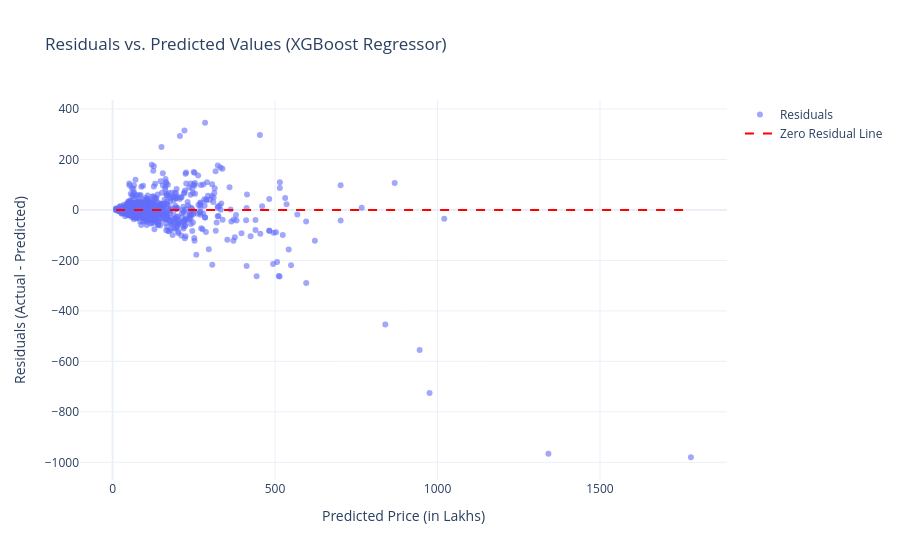

This figure's notebook cell:
### Markdown cell above
## 11. Explain Residuals and How to Visualize It. Compare Metrics to Suggest Improvements.

### What are Residuals?

**Residuals** are the differences between the observed (actual) values of the target variable and the values predicted by the model.
`Residual = Actual Value - Predicted Value` (or `e_i = y_i - ŷ_i`)

Residuals are crucial for evaluating how well a regression model fits the data. Ideally, residuals should be randomly scattered around zero, indicating that the model captures the underlying pattern well and there's no systematic error.

### How to Visualize Residuals

Two common ways to visualize residuals are:

1.  **Residuals vs. Predicted Values Plot:**
    *   **Purpose:** To check for homoscedasticity (constant variance of errors) and linearity.
    *   **Ideal Pattern:** Random scatter of points around the horizontal line at zero, with no discernible pattern (e.g., funnel shape, curved pattern).
    *   **What to look for:**
        *   **Funnel shape:** Indicates heteroscedasticity (variance of errors changes with predicted values), violating an assumption of linear regression.
        *   **Curved pattern:** Suggests that the model is missing a non-linear relationship in the data, implying that a linear model might not be appropriate or that important non-linear features are missing.
        *   **Outliers:** Points far away from the zero line represent data points where the model made very large errors.

2.  **Histogram of Residuals (or Q-Q Plot):**
    *   **Purpose:** To check if the residuals are normally distributed.
    *   **Ideal Pattern:** The histogram should approximate a bell-shaped curve centered at zero, indicating that the errors are normally distributed.
    *   **What to look for:** Skewness, multiple peaks, or heavy tails indicate departures from normality, which might affect the validity of certain statistical tests or the efficiency of models assuming normality.

Let's visualize the residuals for one of our better-performing models, e.g., XGBoost.

### Code cell
# Get predictions for the best performing model (e.g., XGBoost)
best_model_name = 'XGBoost Regressor' # Or identify programmatically from performance_df
y_pred_best = predictions[best_model_name]
residuals = y_test - y_pred_best

# 1. Residuals vs. Predicted Values Plot
fig_resid_scatter = go.Figure()
fig_resid_scatter.add_trace(go.Scatter(x=y_pred_best, y=residuals, mode='markers',
                                     marker=dict(opacity=0.6),
                                     name='Residuals'))
fig_resid_scatter.add_trace(go.Scatter(x=[min(y_pred_best), max(y_pred_best)],
                                     y=[0, 0], mode='lines', line=dict(color='red', dash='dash'),
                                     name='Zero Residual Line'))
fig_resid_scatter.update_layout(title=f"Residuals vs. Predicted Values ({best_model_name})",
                                xaxis_title="Predicted Price (in Lakhs)",
                                yaxis_title="Residuals (Actual - Predicted)",
                                template="plotly_white")
fig_resid_scatter.show()

# 2. Histogram of Residuals
fig_resid_hist = px.histogram(x=residuals, nbins=50, title=f"Histogram of Residuals ({best_model_name})",
                              labels={'x': 'Residuals'},
                              template="plotly_white")
fig_resid_hist.show()

### Figure 1 — Plotly figure (JSON) as saved in the notebook; plotly's stock layout.template omitted (floating-point values rounded to 4 significant figures; data arrays with more than 128 entries replaced by an {"elided": "..."} marker saying what was removed)
{"data": [{"marker": {"opacity": 0.6}, "mode": "markers", "name": "Residuals", "type": "scatter", "x": {"elided": "1953 float values"}, "y": {"elided": "1953 float values"}}, {"line": {"color": "red", "dash": "dash"}, "mode": "lines", "name": "Zero Residual Line", "type": "scatter", "x": [10.81, 1780.0], "y": [0, 0]}], "layout": {"title": {"text": "Residuals vs. Predicted Values (XGBoost Regressor)"}, "xaxis": {"title": {"text": "Predicted Price (in Lakhs)"}}, "yaxis": {"title": {"text": "Residuals (Actual - Predicted)"}}}}
